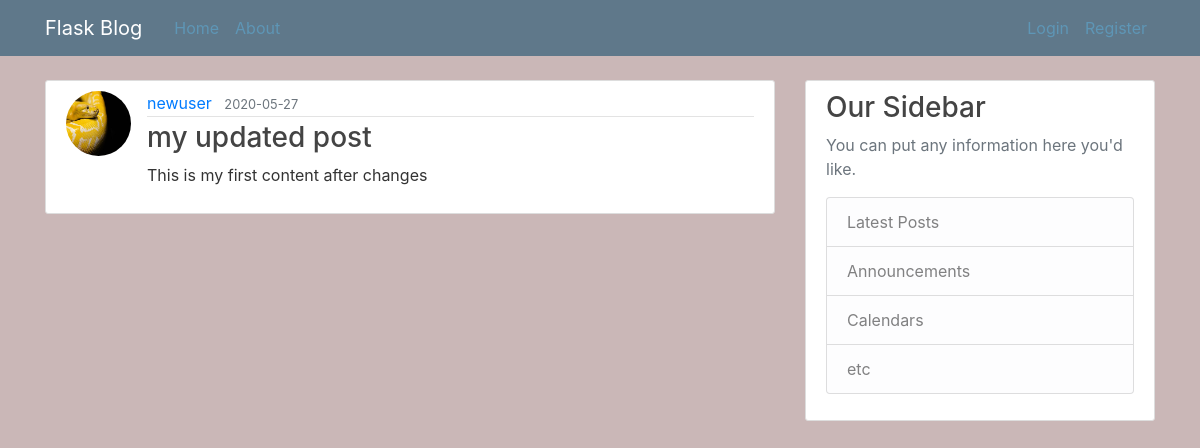
/post/1, run on an earlier commit of the app's database.
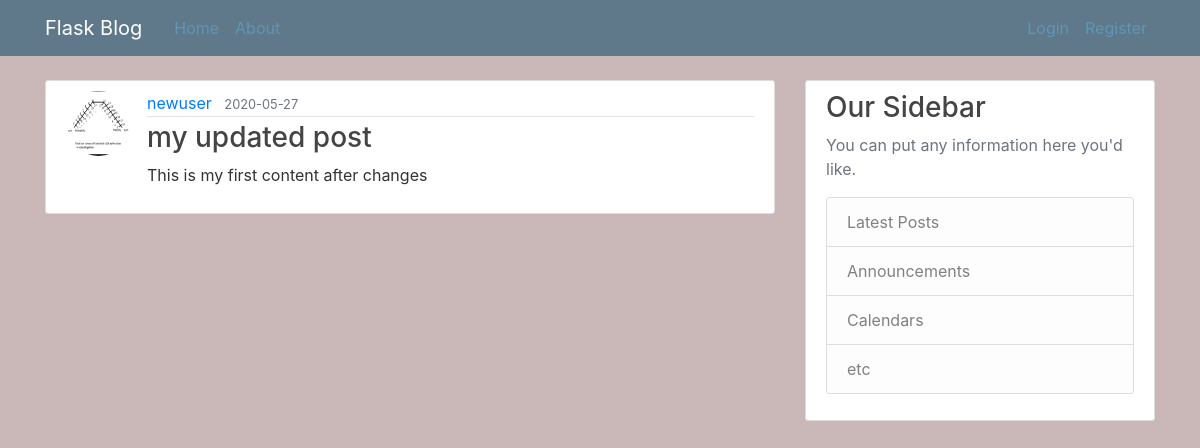
And on a later commit of the database.
### flaskblog/models.py (models this page shows, shortened)
class User(db.Model, UserMixin):
    id = db.Column(db.Integer, primary_key=True)
    username = db.Column(db.String(20), unique=True, nullable=False)
    email = db.Column(db.String(120), unique=True, nullable=False)
    image_file = db.Column(db.String(20), nullable=False, default='default.jpg')
    password = db.Column(db.String(60), nullable=False)
    posts = db.relationship('Posti', backref='author', lazy=True)
    ''' Author is backreference which helps to get entire info of user and its attributes###
    why we use 'backref', 'relationship'-->more on
    https://hackingandslacking.com/managing-relationships-in-sqlalchemy-data-models-effe9d1c8975'''

### flaskblog/routes.py (the view)
@app.route("/post/<int:post_id>")
def post(post_id):
    post = Posti.query.get_or_404(post_id)
    return render_template('post.html', title=post.title, post=post)

### flaskblog/templates/post.html (shortened to what this page needs)
{% extends 'layout.html' %}
{% block content %}
<article class="media content-section">
    <img class="rounded-circle article-img"
        src="{{ url_for('static', filename='profile_pics/') + post.author.image_file }}" alt="author_image">
    <div class="media-body">
        <div class="article-metadata">
            <a class="mr-2" href="{{ url_for('user_post',  username = post.author.username) }}">{{ post.author.username }}</a>
            <small class="text-muted">{{ post.date_posted.strftime('%Y-%m-%d') }}</small>
        </div>
        <h3 class="article-title">{{ post.title }}</h3>
        <p class="article-content">{{ post.content }}</p>
    </div>
</article>
{% endblock content %}

What changed in the data, as far as the page shows it:
changed User "newuser": image_file: picture added in place of a placeholder
